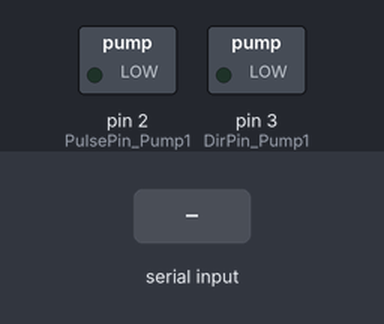
Bench run of a sketch on a simulated Arduino Uno, built with avr-gcc and run on an emulated ATmega328P. On the bench: switched loads named in the sketch (green lamp = pin HIGH). The test bench sets the inputs (shaded band). What the sketch prints to the serial monitor is not drawn.

Above: at 1.2 s.
1.3 s: "a" received over Serial
At 2.5 s:
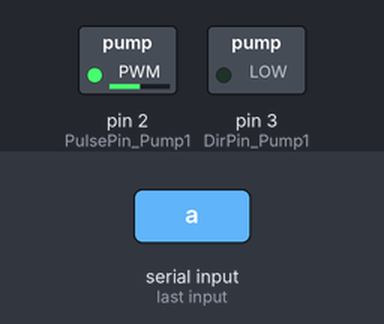
Timing chart, 0 to 7.8 s (numbered marks = the images above; inputs shaded):
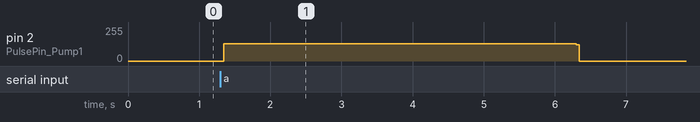

The sketch:

pump_test5.ino
```cpp
/*
 * 功能：驱动单个蠕动泵测试，按照师姐的要求
 * 作者：张津阳
 * 日期：2018年1月30日
 * 备注：利用串口字符进行控制，我在串口发送一个'a'那么蠕动泵就开始进行一个周期的 进样 和 延时
 * 改进：（1）与test4相比，增加了利用millis()函数将 进样时间 在串口打印出来
 *       （2）
 */
#include<FlexiTimer2.h>
const int T = 1000;   //脉冲信号的周期，单位：微秒
int half_T;           //脉冲信号周期的一半

int PulsePin_Pump1 = 2;
int DirPin_Pump1   = 3;
int switch_Pump1   = 4;

const int LeftTime = 10;   //延时1秒的个数

boolean PUMP1STOP = false;

//String strCommand;     //命令
char ch;

unsigned long RunTime = 0;     //记录系统运行的时刻，用于计算进样的时间
/*
 * 自定义函数
 */
void pulseStart( int pulsePin , int t )   // t单位是微秒
{
  digitalWrite(pulsePin,HIGH);
  delayMicroseconds(t);
  digitalWrite(pulsePin,LOW);
  delayMicroseconds(t);          // 频率 f = ( 1 / (2*t) ) * 1e6
  }

void pulseStop( int pulsePin )
{
  digitalWrite(pulsePin,LOW);    //停止发脉冲
  }

void Pump1_stop()   //泵1停止
{
/*
  //step1.停发脉冲
  pulseStop(PulsePin_Pump1);
  //step2.关闭 定时器
  FlexiTimer2::stop();
  //step3.延时 检测周期（25s）剩余的时间
  for( int i=0; i < LeftTime; i++ )
  {
    delay(1000);   //延时1秒
    }
  //step4.再度开启定时器
  FlexiTimer2::start();    //开启定时器
*/
  PUMP1STOP = true;
  }


void setup() {
    pinMode(PulsePin_Pump1,OUTPUT);
    pinMode(DirPin_Pump1,OUTPUT);
    pinMode(switch_Pump1,INPUT);
    half_T = T / 2;

    Serial.begin(9600);

    FlexiTimer2::set(5000, Pump1_stop);       //5秒之后，泵1停止
    // FlexiTimer2::start();    //开启定时器

}

void loop() {

  ch = Serial.read();

  if( ch == 'a' )
  {
    FlexiTimer2::start();    //开启定时器
    RunTime = millis();      //记录当前的运行时刻

    while( PUMP1STOP == false )
    {
      pulseStart( PulsePin_Pump1, half_T );
      }

    // ********************  todo *******************************
    //step1.停发脉冲
    pulseStop(PulsePin_Pump1);
    //step2.关闭 定时器
    FlexiTimer2::stop();

    RunTime = millis() - RunTime;     //计算进样的时间
    Serial.print("Sampling time:");
    Serial.print(RunTime);
    Serial.println("ms");

    //step3.延时 检测周期（25s）剩余的时间
    for( int i=0; i < LeftTime; i++ )
    {
      delay(1000);   //延时1秒
      }
    //step4.复一下位
    PUMP1STOP = false;
    //*************************************************************

    while( Serial.read() >= 0 ){}  // arduino清空串口缓存
    }


/*
  if( PUMP1STOP == false )
  {
    pulseStart( PulsePin_Pump1, half_T );
  }
  else
  {
    //step1.停发脉冲
    pulseStop(PulsePin_Pump1);
    //step2.关闭 定时器
    FlexiTimer2::stop();
    //step3.延时 检测周期（25s）剩余的时间
    for( int i=0; i < LeftTime; i++ )
    {
      delay(1000);   //延时1秒
      }
    //step4.复一下位
    PUMP1STOP = false;
    //step4.再度开启定时器
    FlexiTimer2::start();    //开启定时器
    }
*/
}
```

Measured:
- after the input at 1.3 s, pin 2 (PulsePin_Pump1): 0/255 → 128/255 at once, → 0/255 5.0 s later
